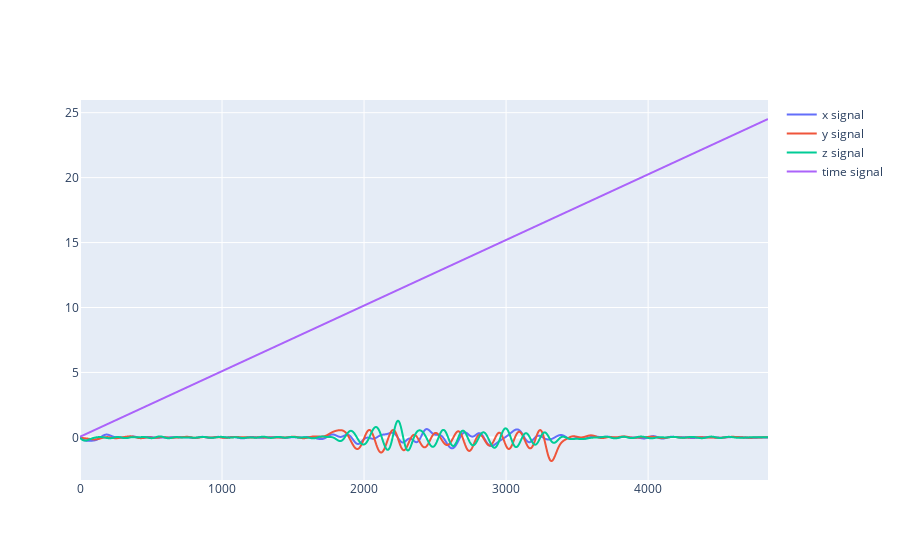

Notebook code cell kept with this figure:
### Markdown cell above
## Plot the Filtered Data

### Code cell
# Filter the data, and plot both the original and filtered signals.
fig = go.Figure()

fig.add_trace(go.Scatter(
            y = filtered_readings_np[:, 1],
            line =  dict(shape =  'spline' ),
            name = 'x signal')
            )
fig.add_trace(go.Scatter(
            y = filtered_readings_np[:, 2],
            line =  dict(shape =  'spline' ),
            name = 'y signal')
            )
fig.add_trace(go.Scatter(
            y = filtered_readings_np[:, 3],
            line =  dict(shape =  'spline' ),
            name = 'z signal')
            )
fig.add_trace(go.Scatter(
            y = filtered_readings_np[:, 0],
            line =  dict(shape =  'spline' ),
            name = 'time signal')
            )
fig.show()

### Figure 1 — Plotly figure (JSON) as saved in the notebook; plotly's stock layout.template omitted (floating-point values rounded to 4 significant figures; data arrays with more than 128 entries replaced by an {"elided": "..."} marker saying what was removed)
{"data": [{"line": {"shape": "spline"}, "name": "x signal", "y": {"elided": "4845 float values"}, "type": "scatter"}, {"line": {"shape": "spline"}, "name": "y signal", "y": {"elided": "4845 float values"}, "type": "scatter"}, {"line": {"shape": "spline"}, "name": "z signal", "y": {"elided": "4845 float values"}, "type": "scatter"}, {"line": {"shape": "spline"}, "name": "time signal", "y": {"elided": "4845 float values"}, "type": "scatter"}], "layout": {}}
